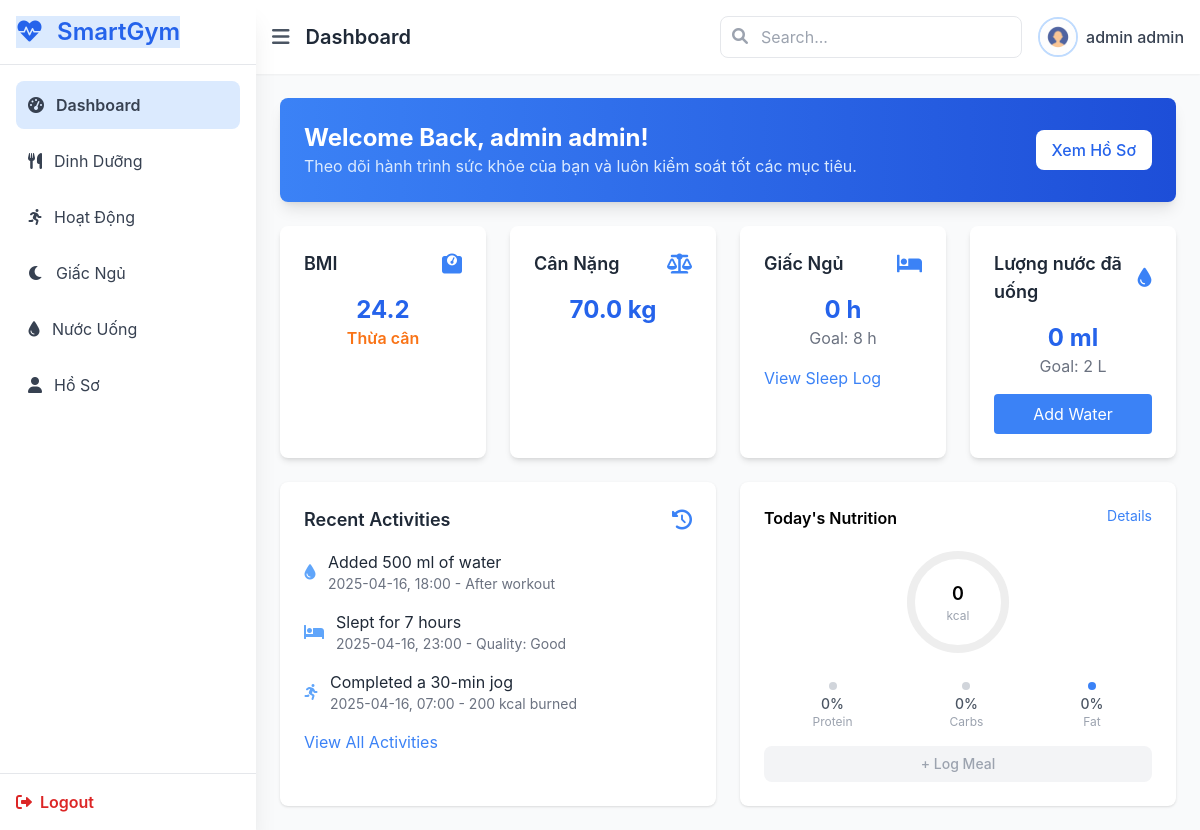
The page / (signed in) on the database as committed earlier.
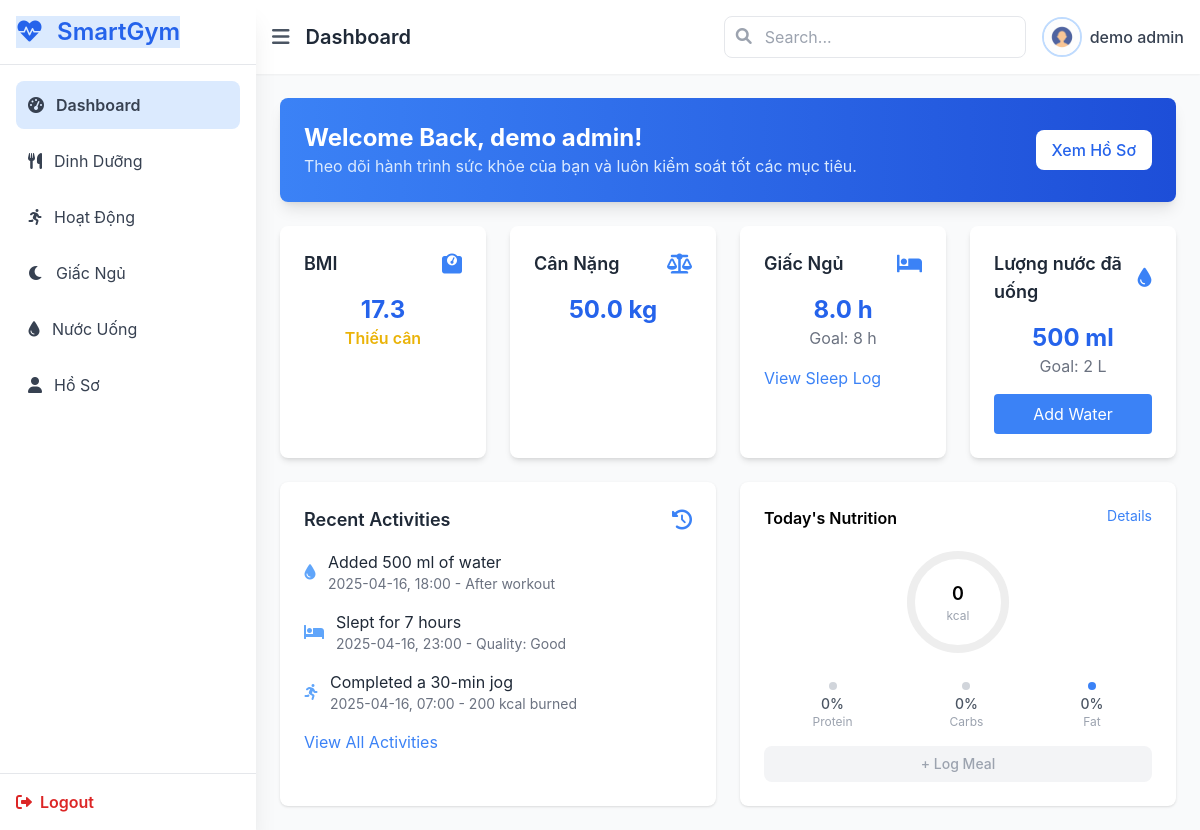
The same page on the database as committed later.
### accounts/models.py (models this page shows)
class User(AbstractUser):
    email = models.EmailField(unique=True)
    USERNAME_FIELD = 'email'
    REQUIRED_FIELDS = ['username']
    date_of_birth = models.DateField(null=True, blank=True)
    height_cm = models.FloatField(null=True, blank=True)
    weight_kg = models.FloatField(null=True, blank=True)
    last_weight_update = models.DateField(null=True, blank=True)  #  Cho phép giá trị rỗng (NULL)
    gender = models.CharField(
        max_length=10,
        choices=[('male', 'Nam'), ('female', 'Nữ')],
        null=True,
        blank=True
    )
    @property
    def bmi(self):
        if self.height_cm and self.weight_kg:
            height_m = self.height_cm / 100
            return round(self.weight_kg / (height_m ** 2), 1)
        return None

### sleep/models.py (models this page shows, shortened)
class SleepRecord(models.Model):
    user = models.ForeignKey(settings.AUTH_USER_MODEL, on_delete=models.CASCADE)
    date = models.DateField()  # Người dùng chọn ngày ngủ
    sleep_time = models.TimeField()
    wake_time = models.TimeField()
    duration_hours = models.FloatField()
    quality = models.CharField(max_length=20)
    note = models.TextField(blank=True)

### main/views.py (the view)
# urls.py: path('', views.dashboard, name='dashboard'),  # Trang mặc định sau đăng nhập
@login_required
def dashboard(request):
    user = request.user
    today = timezone.now().date()  # Lấy ngày hôm nay theo Django timezone
    total_water_today = WaterIntake.objects.filter(user=user, date=today).aggregate(Sum('amount_ml'))['amount_ml__sum'] or 0
    today_sleep_record = SleepRecord.objects.filter(user=user, date=today).first()
    total_sleep_today = today_sleep_record.duration_hours if today_sleep_record else 0  # Lấy giá trị thực nếu có, nếu không hiển thị mặc định 7h
    return render(request, 'main/dashboard.html', {
        'name': user.get_full_name(),
        'bmi': user.bmi,
        'weight': user.weight_kg,
        'height': user.height_cm,
        'email': user.email,
        'water': total_water_today,   # bạn có thể lấy từ WaterIntake sau
        'sleep': total_sleep_today,
        'last_update': user.last_weight_update
    })

### main/templates/main/dashboard.html (shortened to what the changed rows need)
{% extends 'main/base.html' %}
{% block content %}
<div class="mb-6">
    <div
        class="bg-gradient-to-r from-blue-500 to-blue-700 text-white p-6 rounded-lg shadow-lg flex justify-between items-center">
        <div>
            <h3 class="text-2xl font-bold">Welcome Back, {{ name }}!</h3>
            <p class="text-blue-100">
                Theo dõi hành trình sức khỏe của bạn và luôn kiểm soát tốt các mục tiêu.
            </p>
        </div>
    </div>
</div>
<div class="grid grid-cols-1 md:grid-cols-2 lg:grid-cols-4 gap-6">
<div class="card bg-white p-6 rounded-lg shadow-md">
    <div class="text-center">
        <p class="text-2xl font-bold text-blue-600">{{ bmi }}</p>
        {% if bmi > 25.0 %}
            <p class="text-red-500 font-semibold">Béo phì</p>
        {% elif bmi < 18.5 %}
            <p class="text-yellow-500 font-semibold">Thiếu cân</p>
        {% elif bmi >= 18.5 and bmi <= 22.9 %}
            <p class="text-green-500 font-semibold">Bình thường</p>
        {% elif bmi >= 23 and bmi <= 24.9 %}
            <p class="text-orange-500 font-semibold">Thừa cân</p>
        {% else %}
            <p class="text-gray-500">Không xác định</p>
        {% endif %}
    </div>
</div>
    <div class="card bg-white p-6 rounded-lg shadow-md">
        <div class="text-center">
            <p class="text-2xl font-bold text-blue-600">{{ weight }} kg</p>
        </div>
    </div>
    <div class="card bg-white p-6 rounded-lg shadow-md">
        <div class="text-center">
            <p class="text-2xl font-bold text-blue-600">{{ sleep }} h</p>
            <p class="text-gray-500">Goal: 8 h</p>
        </div>
    </div>
    <div class="card bg-white p-6 rounded-lg shadow-md">
        <div class="text-center">
            <p class="text-2xl font-bold text-blue-600">{{ water }} ml</p>
            <p class="text-gray-500">Goal: 2 L</p>
        </div>
    </div>
</div>
{% endblock %}

Rows that differ between the two databases and show on the page:
changed User: weight_kg "70.0" → "50.0"
added SleepRecord: duration_hours "8.0"
Other text that changed with them:
{{ name }}: "admin admin" → "demo admin"
{{ bmi }}: "24.2" → "17.3"
{{ water }}: "0" → "500"
{{ sleep }}: "0" → (not shown)
text no longer shown: "Thừa cân"
text now shown: "Thiếu cân"
